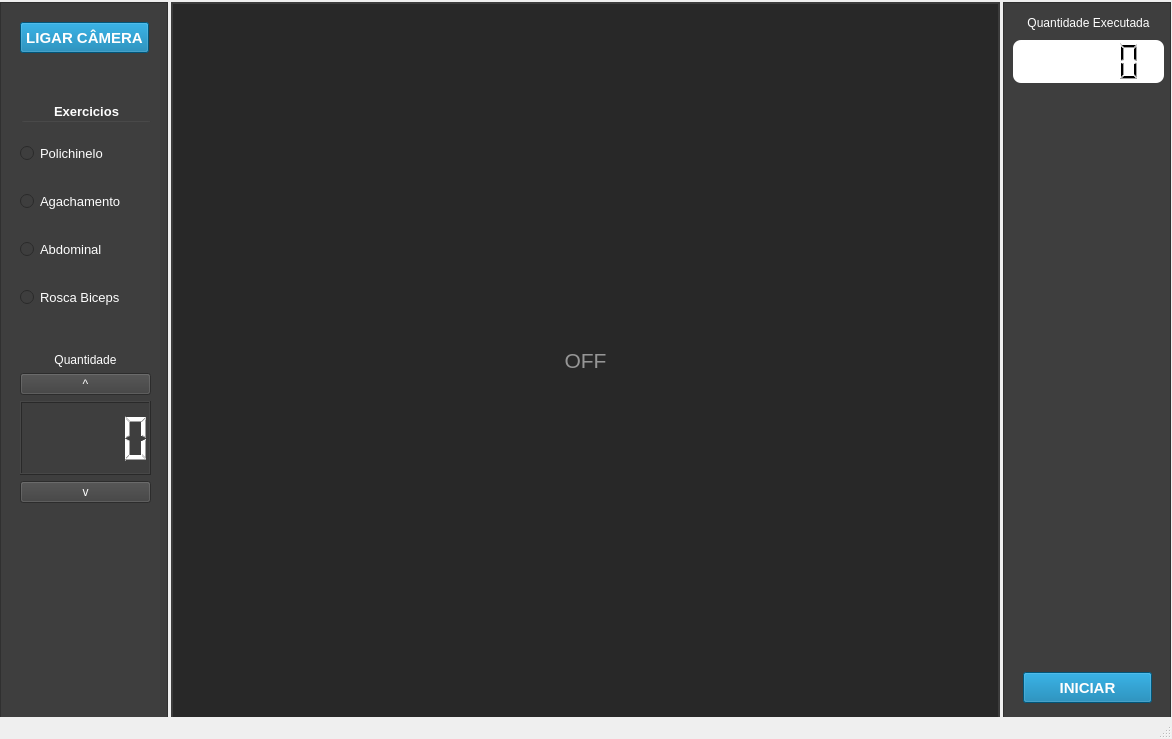
<?xml version="1.0" encoding="UTF-8"?>
<ui version="4.0">
 <class>MainWindow</class>
 <widget class="QMainWindow" name="MainWindow">
  <property name="geometry">
   <rect>
    <x>0</x>
    <y>0</y>
    <width>1172</width>
    <height>739</height>
   </rect>
  </property>
  <property name="acceptDrops">
   <bool>true</bool>
  </property>
  <property name="windowTitle">
   <string>LandMark</string>
  </property>
  <widget class="QWidget" name="centralwidget">
   <widget class="QWidget" name="gridLayoutWidget">
    <property name="geometry">
     <rect>
      <x>0</x>
      <y>0</y>
      <width>1171</width>
      <height>721</height>
     </rect>
    </property>
    <layout class="QGridLayout" name="gridLayout" columnstretch="1,5,1">
     <property name="horizontalSpacing">
      <number>3</number>
     </property>
     <item row="0" column="0">
      <widget class="QFrame" name="frame_controles">
       <property name="styleSheet">
        <string notr="true">background-color: #3e3e3e;
color: #fefefe;</string>
       </property>
       <property name="frameShape">
        <enum>QFrame::StyledPanel</enum>
       </property>
       <property name="frameShadow">
        <enum>QFrame::Raised</enum>
       </property>
       <widget class="QGroupBox" name="group_exercicios">
        <property name="geometry">
         <rect>
          <x>20</x>
          <y>100</y>
          <width>131</width>
          <height>231</height>
         </rect>
        </property>
        <property name="font">
         <font>
          <pointsize>10</pointsize>
          <weight>75</weight>
          <bold>true</bold>
         </font>
        </property>
        <property name="styleSheet">
         <string notr="true">text-align:center;</string>
        </property>
        <property name="title">
         <string>Exercicios</string>
        </property>
        <property name="alignment">
         <set>Qt::AlignCenter</set>
        </property>
        <widget class="QWidget" name="verticalLayoutWidget">
         <property name="geometry">
          <rect>
           <x>0</x>
           <y>20</y>
           <width>131</width>
           <height>211</height>
          </rect>
         </property>
         <layout class="QVBoxLayout" name="verticalLayout">
          <item>
           <widget class="QRadioButton" name="radio_ex1">
            <property name="font">
             <font>
              <pointsize>10</pointsize>
              <weight>50</weight>
              <bold>false</bold>
             </font>
            </property>
            <property name="text">
             <string>Polichinelo</string>
            </property>
           </widget>
          </item>
          <item>
           <widget class="QRadioButton" name="radio_ex2">
            <property name="font">
             <font>
              <pointsize>10</pointsize>
              <weight>50</weight>
              <bold>false</bold>
             </font>
            </property>
            <property name="text">
             <string>Agachamento</string>
            </property>
           </widget>
          </item>
          <item>
           <widget class="QRadioButton" name="radio_ex3">
            <property name="font">
             <font>
              <pointsize>10</pointsize>
              <weight>50</weight>
              <bold>false</bold>
             </font>
            </property>
            <property name="text">
             <string>Abdominal</string>
            </property>
           </widget>
          </item>
          <item>
           <widget class="QRadioButton" name="radio_ex4">
            <property name="enabled">
             <bool>true</bool>
            </property>
            <property name="font">
             <font>
              <pointsize>10</pointsize>
              <weight>50</weight>
              <bold>false</bold>
             </font>
            </property>
            <property name="text">
             <string>Rosca Biceps</string>
            </property>
            <property name="checkable">
             <bool>true</bool>
            </property>
            <property name="checked">
             <bool>false</bool>
            </property>
           </widget>
          </item>
         </layout>
        </widget>
       </widget>
       <widget class="QPushButton" name="btn_start_camera">
        <property name="geometry">
         <rect>
          <x>20</x>
          <y>20</y>
          <width>129</width>
          <height>31</height>
         </rect>
        </property>
        <property name="font">
         <font>
          <pointsize>11</pointsize>
          <weight>75</weight>
          <bold>true</bold>
         </font>
        </property>
        <property name="styleSheet">
         <string notr="true">background-color: #0077AA;
color: #fefefe;</string>
        </property>
        <property name="text">
         <string>LIGAR CÂMERA</string>
        </property>
       </widget>
       <widget class="QWidget" name="verticalLayoutWidget_2">
        <property name="geometry">
         <rect>
          <x>20</x>
          <y>350</y>
          <width>131</width>
          <height>151</height>
         </rect>
        </property>
        <layout class="QVBoxLayout" name="verticalLayout_3" stretch="1,1,5,1">
         <item>
          <widget class="QLabel" name="label">
           <property name="text">
            <string>Quantidade</string>
           </property>
           <property name="alignment">
            <set>Qt::AlignCenter</set>
           </property>
          </widget>
         </item>
         <item>
          <widget class="QPushButton" name="pushButton">
           <property name="text">
            <string>^</string>
           </property>
          </widget>
         </item>
         <item>
          <widget class="QLCDNumber" name="lcdNumber_2"/>
         </item>
         <item>
          <widget class="QPushButton" name="pushButton_2">
           <property name="text">
            <string>v</string>
           </property>
          </widget>
         </item>
        </layout>
       </widget>
      </widget>
     </item>
     <item row="0" column="1">
      <layout class="QVBoxLayout" name="verticalLayout_2">
       <item>
        <widget class="QLabel" name="camera_feed">
         <property name="maximumSize">
          <size>
           <width>829</width>
           <height>717</height>
          </size>
         </property>
         <property name="font">
          <font>
           <pointsize>16</pointsize>
          </font>
         </property>
         <property name="styleSheet">
          <string notr="true">background-color: rgb(40, 40, 40);
border: 2px solid rgb(60, 60, 60);
color: rgb(150, 150, 150);</string>
         </property>
         <property name="text">
          <string>OFF</string>
         </property>
         <property name="scaledContents">
          <bool>true</bool>
         </property>
         <property name="alignment">
          <set>Qt::AlignCenter</set>
         </property>
        </widget>
       </item>
      </layout>
     </item>
     <item row="0" column="2">
      <widget class="QFrame" name="frame_controles_2">
       <property name="layoutDirection">
        <enum>Qt::LeftToRight</enum>
       </property>
       <property name="styleSheet">
        <string notr="true">background-color: #3e3e3e;
color: #fefefe;</string>
       </property>
       <property name="frameShape">
        <enum>QFrame::StyledPanel</enum>
       </property>
       <property name="frameShadow">
        <enum>QFrame::Raised</enum>
       </property>
       <widget class="QPushButton" name="btn_start_exercise">
        <property name="geometry">
         <rect>
          <x>20</x>
          <y>670</y>
          <width>129</width>
          <height>31</height>
         </rect>
        </property>
        <property name="font">
         <font>
          <pointsize>11</pointsize>
          <weight>75</weight>
          <bold>true</bold>
         </font>
        </property>
        <property name="styleSheet">
         <string notr="true">background-color: #0077AA;
color: #fefefe;</string>
        </property>
        <property name="text">
         <string>INICIAR</string>
        </property>
       </widget>
       <widget class="QWidget" name="verticalLayoutWidget_3">
        <property name="geometry">
         <rect>
          <x>10</x>
          <y>10</y>
          <width>151</width>
          <height>71</height>
         </rect>
        </property>
        <layout class="QVBoxLayout" name="verticalLayout_4" stretch="1,2">
         <item>
          <widget class="QLabel" name="label_2">
           <property name="text">
            <string>Quantidade Executada</string>
           </property>
           <property name="alignment">
            <set>Qt::AlignCenter</set>
           </property>
          </widget>
         </item>
         <item>
          <widget class="QLCDNumber" name="lcdNumber">
           <property name="layoutDirection">
            <enum>Qt::LeftToRight</enum>
           </property>
           <property name="styleSheet">
            <string notr="true">color:e3e3e3;
background-color:rgb(255,255,255);
border-radius:8px;</string>
           </property>
          </widget>
         </item>
        </layout>
       </widget>
      </widget>
     </item>
    </layout>
   </widget>
  </widget>
  <widget class="QStatusBar" name="statusbar"/>
 </widget>
 <resources>
  <include location="on.qrc"/>
 </resources>
 <connections/>
</ui>
